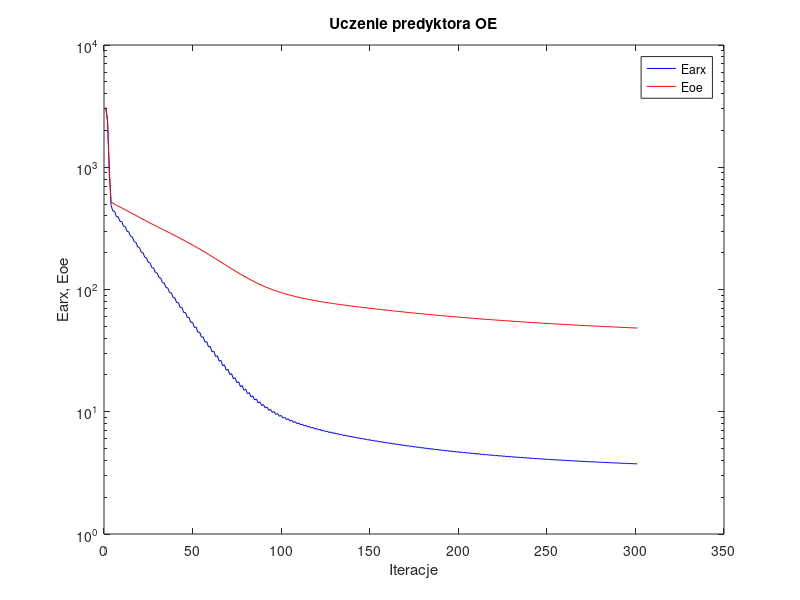
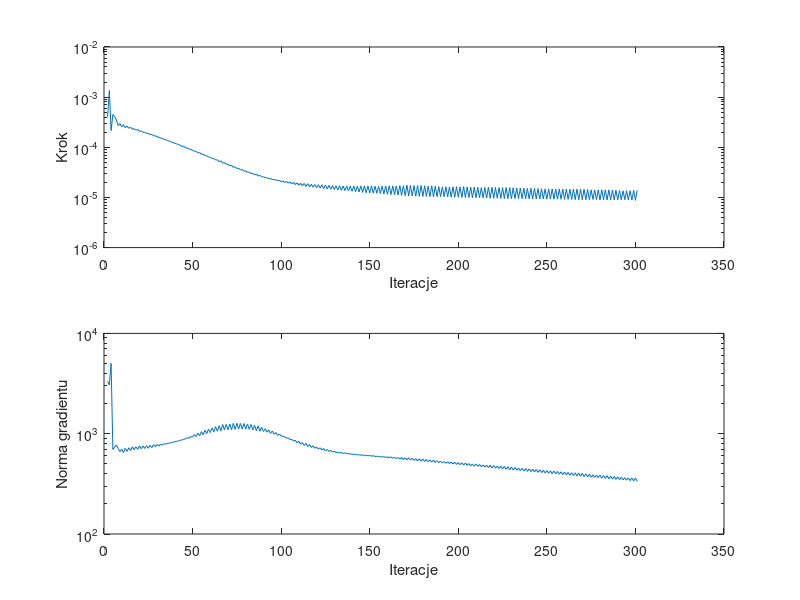

Reproduce these figures in MATLAB, in order.
%uczenie predyktora oe
clear all;
n=0; farx(n+1)=3.085956e+003; foe(n+1)=3.035883e+003; wspucz(n+1)=0.000000e+000; ng(n+1)=0.000000e+000;
n=1; farx(n+1)=2.439241e+003; foe(n+1)=2.330054e+003; krok(n+1)=4.005361e-004; ng(n+1)=3.322118e+003;
n=2; farx(n+1)=9.668287e+002; foe(n+1)=8.749979e+002; krok(n+1)=1.353531e-003; ng(n+1)=3.056415e+003;
n=3; farx(n+1)=4.869305e+002; foe(n+1)=5.200643e+002; krok(n+1)=2.162775e-004; ng(n+1)=5.021955e+003;
n=4; farx(n+1)=4.383629e+002; foe(n+1)=5.082523e+002; krok(n+1)=4.494757e-004; ng(n+1)=6.971283e+002;
n=5; farx(n+1)=4.372762e+002; foe(n+1)=4.979825e+002; krok(n+1)=4.090422e-004; ng(n+1)=7.335102e+002;
n=6; farx(n+1)=3.935284e+002; foe(n+1)=4.883276e+002; krok(n+1)=3.505202e-004; ng(n+1)=7.730399e+002;
n=7; farx(n+1)=3.946046e+002; foe(n+1)=4.803926e+002; krok(n+1)=2.714211e-004; ng(n+1)=7.118377e+002;
n=8; farx(n+1)=3.610987e+002; foe(n+1)=4.723862e+002; krok(n+1)=2.969451e-004; ng(n+1)=6.621151e+002;
n=9; farx(n+1)=3.594658e+002; foe(n+1)=4.646837e+002; krok(n+1)=2.560416e-004; ng(n+1)=7.017369e+002;
n=10; farx(n+1)=3.290857e+002; foe(n+1)=4.566761e+002; krok(n+1)=2.821941e-004; ng(n+1)=6.494859e+002;
n=11; farx(n+1)=3.269093e+002; foe(n+1)=4.489560e+002; krok(n+1)=2.478815e-004; ng(n+1)=7.154001e+002;
n=12; farx(n+1)=2.991540e+002; foe(n+1)=4.409973e+002; krok(n+1)=2.638590e-004; ng(n+1)=6.663769e+002;
n=13; farx(n+1)=2.966810e+002; foe(n+1)=4.333574e+002; krok(n+1)=2.396186e-004; ng(n+1)=7.235233e+002;
n=14; farx(n+1)=2.712376e+002; foe(n+1)=4.255393e+002; krok(n+1)=2.516773e-004; ng(n+1)=6.799754e+002;
n=15; farx(n+1)=2.689518e+002; foe(n+1)=4.180675e+002; krok(n+1)=2.288097e-004; ng(n+1)=7.395880e+002;
n=16; farx(n+1)=2.460346e+002; foe(n+1)=4.104768e+002; krok(n+1)=2.353374e-004; ng(n+1)=6.931048e+002;
n=17; farx(n+1)=2.437152e+002; foe(n+1)=4.032443e+002; krok(n+1)=2.197532e-004; ng(n+1)=7.404189e+002;
n=18; farx(n+1)=2.228160e+002; foe(n+1)=3.959388e+002; krok(n+1)=2.263251e-004; ng(n+1)=6.988880e+002;
n=19; farx(n+1)=2.209179e+002; foe(n+1)=3.889934e+002; krok(n+1)=2.084136e-004; ng(n+1)=7.559931e+002;
n=20; farx(n+1)=2.021664e+002; foe(n+1)=3.820079e+002; krok(n+1)=2.110020e-004; ng(n+1)=7.076178e+002;
n=21; farx(n+1)=2.003560e+002; foe(n+1)=3.753673e+002; krok(n+1)=2.002680e-004; ng(n+1)=7.542054e+002;
n=22; farx(n+1)=1.834070e+002; foe(n+1)=3.687097e+002; krok(n+1)=1.997041e-004; ng(n+1)=7.123087e+002;
n=23; farx(n+1)=1.818440e+002; foe(n+1)=3.623763e+002; krok(n+1)=1.900372e-004; ng(n+1)=7.596530e+002;
n=24; farx(n+1)=1.665323e+002; foe(n+1)=3.560373e+002; krok(n+1)=1.885993e-004; ng(n+1)=7.156614e+002;
n=25; farx(n+1)=1.651721e+002; foe(n+1)=3.499964e+002; krok(n+1)=1.803354e-004; ng(n+1)=7.633703e+002;
n=26; farx(n+1)=1.511808e+002; foe(n+1)=3.439553e+002; krok(n+1)=1.802468e-004; ng(n+1)=7.276590e+002;
n=27; farx(n+1)=1.501448e+002; foe(n+1)=3.381867e+002; krok(n+1)=1.681794e-004; ng(n+1)=7.769589e+002;
n=28; farx(n+1)=1.374609e+002; foe(n+1)=3.324143e+002; krok(n+1)=1.705607e-004; ng(n+1)=7.390950e+002;
n=29; farx(n+1)=1.365857e+002; foe(n+1)=3.268883e+002; krok(n+1)=1.599927e-004; ng(n+1)=7.816230e+002;
n=30; farx(n+1)=1.250752e+002; foe(n+1)=3.213554e+002; krok(n+1)=1.596151e-004; ng(n+1)=7.545119e+002;
n=31; farx(n+1)=1.243249e+002; foe(n+1)=3.160416e+002; krok(n+1)=1.524890e-004; ng(n+1)=7.856213e+002;
n=32; farx(n+1)=1.138184e+002; foe(n+1)=3.107172e+002; krok(n+1)=1.497176e-004; ng(n+1)=7.709696e+002;
n=33; farx(n+1)=1.132168e+002; foe(n+1)=3.055883e+002; krok(n+1)=1.440996e-004; ng(n+1)=7.940867e+002;
n=34; farx(n+1)=1.035949e+002; foe(n+1)=3.004437e+002; krok(n+1)=1.409239e-004; ng(n+1)=7.870167e+002;
n=35; farx(n+1)=1.031412e+002; foe(n+1)=2.954742e+002; krok(n+1)=1.358214e-004; ng(n+1)=8.051921e+002;
n=36; farx(n+1)=9.430620e+001; foe(n+1)=2.904837e+002; krok(n+1)=1.325538e-004; ng(n+1)=8.041864e+002;
n=37; farx(n+1)=9.398750e+001; foe(n+1)=2.856509e+002; krok(n+1)=1.275185e-004; ng(n+1)=8.181492e+002;
n=38; farx(n+1)=8.585860e+001; foe(n+1)=2.807925e+002; krok(n+1)=1.248978e-004; ng(n+1)=8.213703e+002;
n=39; farx(n+1)=8.566208e+001; foe(n+1)=2.760771e+002; krok(n+1)=1.192523e-004; ng(n+1)=8.329004e+002;
n=40; farx(n+1)=7.818341e+001; foe(n+1)=2.713323e+002; krok(n+1)=1.176687e-004; ng(n+1)=8.384099e+002;
n=41; farx(n+1)=7.809207e+001; foe(n+1)=2.667179e+002; krok(n+1)=1.123689e-004; ng(n+1)=8.476445e+002;
n=42; farx(n+1)=7.115904e+001; foe(n+1)=2.620729e+002; krok(n+1)=1.107642e-004; ng(n+1)=8.593441e+002;
n=43; farx(n+1)=7.118263e+001; foe(n+1)=2.575484e+002; krok(n+1)=1.032442e-004; ng(n+1)=8.688378e+002;
n=44; farx(n+1)=6.475336e+001; foe(n+1)=2.529880e+002; krok(n+1)=1.062537e-004; ng(n+1)=8.737324e+002;
n=45; farx(n+1)=6.490858e+001; foe(n+1)=2.485425e+002; krok(n+1)=9.675577e-005; ng(n+1)=8.927367e+002;
n=46; farx(n+1)=5.902739e+001; foe(n+1)=2.440664e+002; krok(n+1)=9.756692e-005; ng(n+1)=9.087487e+002;
n=47; farx(n+1)=5.918829e+001; foe(n+1)=2.396957e+002; krok(n+1)=9.186583e-005; ng(n+1)=9.026254e+002;
n=48; farx(n+1)=5.374855e+001; foe(n+1)=2.352970e+002; krok(n+1)=9.153980e-005; ng(n+1)=9.397210e+002;
n=49; farx(n+1)=5.398925e+001; foe(n+1)=2.309985e+002; krok(n+1)=8.669030e-005; ng(n+1)=9.255057e+002;
n=50; farx(n+1)=4.900841e+001; foe(n+1)=2.266765e+002; krok(n+1)=8.388029e-005; ng(n+1)=9.787183e+002;
n=51; farx(n+1)=4.924760e+001; foe(n+1)=2.224461e+002; krok(n+1)=8.238644e-005; ng(n+1)=9.369184e+002;
n=52; farx(n+1)=4.465989e+001; foe(n+1)=2.182021e+002; krok(n+1)=7.818173e-005; ng(n+1)=1.010506e+003;
n=53; farx(n+1)=4.493622e+001; foe(n+1)=2.140446e+002; krok(n+1)=7.765442e-005; ng(n+1)=9.552033e+002;
n=54; farx(n+1)=4.070374e+001; foe(n+1)=2.098821e+002; krok(n+1)=7.287990e-005; ng(n+1)=1.047566e+003;
n=55; farx(n+1)=4.101627e+001; foe(n+1)=2.058035e+002; krok(n+1)=7.286215e-005; ng(n+1)=9.776672e+002;
n=56; farx(n+1)=3.710563e+001; foe(n+1)=2.017296e+002; krok(n+1)=6.831655e-005; ng(n+1)=1.082709e+003;
n=57; farx(n+1)=3.745585e+001; foe(n+1)=1.977387e+002; krok(n+1)=6.785529e-005; ng(n+1)=1.002106e+003;
n=58; farx(n+1)=3.385504e+001; foe(n+1)=1.937622e+002; krok(n+1)=6.416688e-005; ng(n+1)=1.112747e+003;
n=59; farx(n+1)=3.423211e+001; foe(n+1)=1.898668e+002; krok(n+1)=6.350673e-005; ng(n+1)=1.025091e+003;
n=60; farx(n+1)=3.092562e+001; foe(n+1)=1.859969e+002; krok(n+1)=5.993527e-005; ng(n+1)=1.143825e+003;
n=61; farx(n+1)=3.131574e+001; foe(n+1)=1.822062e+002; krok(n+1)=5.966581e-005; ng(n+1)=1.044088e+003;
n=62; farx(n+1)=2.828611e+001; foe(n+1)=1.784534e+002; krok(n+1)=5.587912e-005; ng(n+1)=1.173552e+003;
n=63; farx(n+1)=2.868220e+001; foe(n+1)=1.747783e+002; krok(n+1)=5.618446e-005; ng(n+1)=1.059921e+003;
n=64; farx(n+1)=2.592949e+001; foe(n+1)=1.711538e+002; krok(n+1)=5.162212e-005; ng(n+1)=1.201677e+003;
n=65; farx(n+1)=2.631173e+001; foe(n+1)=1.676008e+002; krok(n+1)=5.378493e-005; ng(n+1)=1.066515e+003;
n=66; farx(n+1)=2.376534e+001; foe(n+1)=1.641128e+002; krok(n+1)=4.837788e-005; ng(n+1)=1.234309e+003;
n=67; farx(n+1)=2.416341e+001; foe(n+1)=1.607067e+002; krok(n+1)=4.916986e-005; ng(n+1)=1.086660e+003;
n=68; farx(n+1)=2.184760e+001; foe(n+1)=1.573727e+002; krok(n+1)=4.599898e-005; ng(n+1)=1.238557e+003;
n=69; farx(n+1)=2.224436e+001; foe(n+1)=1.541185e+002; krok(n+1)=4.593291e-005; ng(n+1)=1.096912e+003;
n=70; farx(n+1)=2.015435e+001; foe(n+1)=1.509445e+002; krok(n+1)=4.279756e-005; ng(n+1)=1.251153e+003;
n=71; farx(n+1)=2.053006e+001; foe(n+1)=1.478478e+002; krok(n+1)=4.381554e-005; ng(n+1)=1.096141e+003;
n=72; farx(n+1)=1.862733e+001; foe(n+1)=1.448396e+002; krok(n+1)=3.990378e-005; ng(n+1)=1.268605e+003;
n=73; farx(n+1)=1.899080e+001; foe(n+1)=1.419124e+002; krok(n+1)=4.095955e-005; ng(n+1)=1.105132e+003;
n=74; farx(n+1)=1.726904e+001; foe(n+1)=1.390779e+002; krok(n+1)=3.764398e-005; ng(n+1)=1.269781e+003;
n=75; farx(n+1)=1.761908e+001; foe(n+1)=1.363257e+002; krok(n+1)=3.840954e-005; ng(n+1)=1.111761e+003;
n=76; farx(n+1)=1.606422e+001; foe(n+1)=1.336674e+002; krok(n+1)=3.546497e-005; ng(n+1)=1.268479e+003;
n=77; farx(n+1)=1.639754e+001; foe(n+1)=1.310927e+002; krok(n+1)=3.609728e-005; ng(n+1)=1.113570e+003;
n=78; farx(n+1)=1.499659e+001; foe(n+1)=1.286114e+002; krok(n+1)=3.345851e-005; ng(n+1)=1.262387e+003;
n=79; farx(n+1)=1.531082e+001; foe(n+1)=1.262143e+002; krok(n+1)=3.395536e-005; ng(n+1)=1.111030e+003;
n=80; farx(n+1)=1.405308e+001; foe(n+1)=1.239085e+002; krok(n+1)=3.161037e-005; ng(n+1)=1.250400e+003;
n=81; farx(n+1)=1.434693e+001; foe(n+1)=1.216862e+002; krok(n+1)=3.214745e-005; ng(n+1)=1.103151e+003;
n=82; farx(n+1)=1.321994e+001; foe(n+1)=1.195516e+002; krok(n+1)=2.979489e-005; ng(n+1)=1.236848e+003;
n=83; farx(n+1)=1.349052e+001; foe(n+1)=1.174991e+002; krok(n+1)=3.048993e-005; ng(n+1)=1.089895e+003;
n=84; farx(n+1)=1.248656e+001; foe(n+1)=1.155302e+002; krok(n+1)=2.809248e-005; ng(n+1)=1.216583e+003;
n=85; farx(n+1)=1.273302e+001; foe(n+1)=1.136397e+002; krok(n+1)=2.930860e-005; ng(n+1)=1.070786e+003;
n=86; farx(n+1)=1.182993e+001; foe(n+1)=1.118279e+002; krok(n+1)=2.663711e-005; ng(n+1)=1.198847e+003;
n=87; farx(n+1)=1.205543e+001; foe(n+1)=1.100941e+002; krok(n+1)=2.746916e-005; ng(n+1)=1.058366e+003;
n=88; farx(n+1)=1.124159e+001; foe(n+1)=1.084335e+002; krok(n+1)=2.605170e-005; ng(n+1)=1.159859e+003;
n=89; farx(n+1)=1.145590e+001; foe(n+1)=1.068478e+002; krok(n+1)=2.555890e-005; ng(n+1)=1.053412e+003;
n=90; farx(n+1)=1.072965e+001; foe(n+1)=1.053269e+002; krok(n+1)=2.519594e-005; ng(n+1)=1.120194e+003;
n=91; farx(n+1)=1.092771e+001; foe(n+1)=1.038770e+002; krok(n+1)=2.450546e-005; ng(n+1)=1.033762e+003;
n=92; farx(n+1)=1.027917e+001; foe(n+1)=1.024862e+002; krok(n+1)=2.394830e-005; ng(n+1)=1.091564e+003;
n=93; farx(n+1)=1.045950e+001; foe(n+1)=1.011614e+002; krok(n+1)=2.382783e-005; ng(n+1)=1.007410e+003;
n=94; farx(n+1)=9.875895e+000; foe(n+1)=9.988991e+001; krok(n+1)=2.282707e-005; ng(n+1)=1.065505e+003;
n=95; farx(n+1)=1.004004e+001; foe(n+1)=9.868000e+001; krok(n+1)=2.285025e-005; ng(n+1)=9.852374e+002;
n=96; farx(n+1)=9.515198e+000; foe(n+1)=9.751803e+001; krok(n+1)=2.212034e-005; ng(n+1)=1.028156e+003;
n=97; farx(n+1)=9.665953e+000; foe(n+1)=9.641285e+001; krok(n+1)=2.190777e-005; ng(n+1)=9.640092e+002;
n=98; farx(n+1)=9.189428e+000; foe(n+1)=9.535040e+001; krok(n+1)=2.167257e-005; ng(n+1)=9.902084e+002;
n=99; farx(n+1)=9.329705e+000; foe(n+1)=9.433991e+001; krok(n+1)=2.067984e-005; ng(n+1)=9.488582e+002;
n=100; farx(n+1)=8.898663e+000; foe(n+1)=9.336658e+001; krok(n+1)=2.142725e-005; ng(n+1)=9.441817e+002;
n=101; farx(n+1)=9.029209e+000; foe(n+1)=9.244087e+001; krok(n+1)=1.977673e-005; ng(n+1)=9.300955e+002;
n=102; farx(n+1)=8.638808e+000; foe(n+1)=9.154780e+001; krok(n+1)=2.097007e-005; ng(n+1)=9.045791e+002;
n=103; farx(n+1)=8.760199e+000; foe(n+1)=9.069839e+001; krok(n+1)=1.924408e-005; ng(n+1)=9.066451e+002;
n=104; farx(n+1)=8.404752e+000; foe(n+1)=8.987840e+001; krok(n+1)=2.030432e-005; ng(n+1)=8.738283e+002;
n=105; farx(n+1)=8.516465e+000; foe(n+1)=8.909732e+001; krok(n+1)=1.871916e-005; ng(n+1)=8.815288e+002;
n=106; farx(n+1)=8.190590e+000; foe(n+1)=8.834205e+001; krok(n+1)=1.990494e-005; ng(n+1)=8.420371e+002;
n=107; farx(n+1)=8.294645e+000; foe(n+1)=8.762132e+001; krok(n+1)=1.806967e-005; ng(n+1)=8.610038e+002;
n=108; farx(n+1)=7.995453e+000; foe(n+1)=8.692317e+001; krok(n+1)=1.961815e-005; ng(n+1)=8.113417e+002;
n=109; farx(n+1)=8.092802e+000; foe(n+1)=8.625609e+001; krok(n+1)=1.755604e-005; ng(n+1)=8.400730e+002;
n=110; farx(n+1)=7.817931e+000; foe(n+1)=8.560904e+001; krok(n+1)=1.918810e-005; ng(n+1)=7.875483e+002;
n=111; farx(n+1)=7.907452e+000; foe(n+1)=8.499012e+001; krok(n+1)=1.709205e-005; ng(n+1)=8.158445e+002;
n=112; farx(n+1)=7.652313e+000; foe(n+1)=8.438772e+001; krok(n+1)=1.906112e-005; ng(n+1)=7.650164e+002;
n=113; farx(n+1)=7.737183e+000; foe(n+1)=8.381047e+001; krok(n+1)=1.659073e-005; ng(n+1)=7.987460e+002;
n=114; farx(n+1)=7.500256e+000; foe(n+1)=8.324805e+001; krok(n+1)=1.877682e-005; ng(n+1)=7.457150e+002;
n=115; farx(n+1)=7.580339e+000; foe(n+1)=8.270829e+001; krok(n+1)=1.630239e-005; ng(n+1)=7.784014e+002;
n=116; farx(n+1)=7.359764e+000; foe(n+1)=8.218204e+001; krok(n+1)=1.833197e-005; ng(n+1)=7.305095e+002;
n=117; farx(n+1)=7.434373e+000; foe(n+1)=8.167587e+001; krok(n+1)=1.602043e-005; ng(n+1)=7.563719e+002;
n=118; farx(n+1)=7.227584e+000; foe(n+1)=8.118097e+001; krok(n+1)=1.810944e-005; ng(n+1)=7.157973e+002;
n=119; farx(n+1)=7.298191e+000; foe(n+1)=8.070399e+001; krok(n+1)=1.568168e-005; ng(n+1)=7.388745e+002;
n=120; farx(n+1)=7.103168e+000; foe(n+1)=8.023679e+001; krok(n+1)=1.796068e-005; ng(n+1)=7.018042e+002;
n=121; farx(n+1)=7.170449e+000; foe(n+1)=7.978541e+001; krok(n+1)=1.530761e-005; ng(n+1)=7.245234e+002;
n=122; farx(n+1)=6.985952e+000; foe(n+1)=7.934252e+001; krok(n+1)=1.786413e-005; ng(n+1)=6.877536e+002;
n=123; farx(n+1)=7.050595e+000; foe(n+1)=7.891381e+001; krok(n+1)=1.502405e-005; ng(n+1)=7.113375e+002;
n=124; farx(n+1)=6.876038e+000; foe(n+1)=7.849312e+001; krok(n+1)=1.759837e-005; ng(n+1)=6.767160e+002;
n=125; farx(n+1)=6.937470e+000; foe(n+1)=7.808521e+001; krok(n+1)=1.481538e-005; ng(n+1)=6.958503e+002;
n=126; farx(n+1)=6.771806e+000; foe(n+1)=7.768414e+001; krok(n+1)=1.737277e-005; ng(n+1)=6.657732e+002;
n=127; farx(n+1)=6.830360e+000; foe(n+1)=7.729477e+001; krok(n+1)=1.461294e-005; ng(n+1)=6.815960e+002;
n=128; farx(n+1)=6.672551e+000; foe(n+1)=7.691119e+001; krok(n+1)=1.718695e-005; ng(n+1)=6.564804e+002;
n=129; farx(n+1)=6.728522e+000; foe(n+1)=7.653833e+001; krok(n+1)=1.438760e-005; ng(n+1)=6.689899e+002;
n=130; farx(n+1)=6.577523e+000; foe(n+1)=7.617017e+001; krok(n+1)=1.709205e-005; ng(n+1)=6.480164e+002;
n=131; farx(n+1)=6.631568e+000; foe(n+1)=7.581190e+001; krok(n+1)=1.416371e-005; ng(n+1)=6.591135e+002;
n=132; farx(n+1)=6.485902e+000; foe(n+1)=7.545779e+001; krok(n+1)=1.707914e-005; ng(n+1)=6.405412e+002;
n=133; farx(n+1)=6.538845e+000; foe(n+1)=7.511200e+001; krok(n+1)=1.387715e-005; ng(n+1)=6.532418e+002;
n=134; farx(n+1)=6.398986e+000; foe(n+1)=7.477050e+001; krok(n+1)=1.695813e-005; ng(n+1)=6.344459e+002;
n=135; farx(n+1)=6.450259e+000; foe(n+1)=7.443688e+001; krok(n+1)=1.372904e-005; ng(n+1)=6.438710e+002;
n=136; farx(n+1)=6.315185e+000; foe(n+1)=7.410722e+001; krok(n+1)=1.684728e-005; ng(n+1)=6.304751e+002;
n=137; farx(n+1)=6.364897e+000; foe(n+1)=7.378429e+001; krok(n+1)=1.346311e-005; ng(n+1)=6.367141e+002;
n=138; farx(n+1)=6.234631e+000; foe(n+1)=7.346443e+001; krok(n+1)=1.685899e-005; ng(n+1)=6.240758e+002;
n=139; farx(n+1)=6.283058e+000; foe(n+1)=7.315145e+001; krok(n+1)=1.328620e-005; ng(n+1)=6.292677e+002;
n=140; farx(n+1)=6.156593e+000; foe(n+1)=7.284124e+001; krok(n+1)=1.684728e-005; ng(n+1)=6.194148e+002;
n=141; farx(n+1)=6.204273e+000; foe(n+1)=7.253692e+001; krok(n+1)=1.308479e-005; ng(n+1)=6.252096e+002;
n=142; farx(n+1)=6.082361e+000; foe(n+1)=7.223571e+001; krok(n+1)=1.666649e-005; ng(n+1)=6.150959e+002;
n=143; farx(n+1)=6.128060e+000; foe(n+1)=7.194062e+001; krok(n+1)=1.290553e-005; ng(n+1)=6.167508e+002;
n=144; farx(n+1)=6.008725e+000; foe(n+1)=7.164655e+001; krok(n+1)=1.693219e-005; ng(n+1)=6.090571e+002;
n=145; farx(n+1)=6.054376e+000; foe(n+1)=7.135776e+001; krok(n+1)=1.259797e-005; ng(n+1)=6.169113e+002;
n=146; farx(n+1)=5.938182e+000; foe(n+1)=7.107076e+001; krok(n+1)=1.700240e-005; ng(n+1)=6.040884e+002;
n=147; farx(n+1)=5.983173e+000; foe(n+1)=7.078885e+001; krok(n+1)=1.240823e-005; ng(n+1)=6.133518e+002;
n=148; farx(n+1)=5.870040e+000; foe(n+1)=7.050881e+001; krok(n+1)=1.700240e-005; ng(n+1)=5.997938e+002;
n=149; farx(n+1)=5.914330e+000; foe(n+1)=7.023359e+001; krok(n+1)=1.225575e-005; ng(n+1)=6.091818e+002;
n=150; farx(n+1)=5.804185e+000; foe(n+1)=6.996028e+001; krok(n+1)=1.695813e-005; ng(n+1)=5.958142e+002;
n=151; farx(n+1)=5.847799e+000; foe(n+1)=6.969156e+001; krok(n+1)=1.214216e-005; ng(n+1)=6.044991e+002;
n=152; farx(n+1)=5.741118e+000; foe(n+1)=6.942494e+001; krok(n+1)=1.675917e-005; ng(n+1)=5.923555e+002;
n=153; farx(n+1)=5.783723e+000; foe(n+1)=6.916341e+001; krok(n+1)=1.214216e-005; ng(n+1)=5.966942e+002;
n=154; farx(n+1)=5.679828e+000; foe(n+1)=6.890383e+001; krok(n+1)=1.654943e-005; ng(n+1)=5.901588e+002;
n=155; farx(n+1)=5.721241e+000; foe(n+1)=6.864856e+001; krok(n+1)=1.197415e-005; ng(n+1)=5.909256e+002;
n=156; farx(n+1)=5.618916e+000; foe(n+1)=6.839348e+001; krok(n+1)=1.684728e-005; ng(n+1)=5.838866e+002;
n=157; farx(n+1)=5.660470e+000; foe(n+1)=6.814210e+001; krok(n+1)=1.171829e-005; ng(n+1)=5.919183e+002;
n=158; farx(n+1)=5.560371e+000; foe(n+1)=6.789177e+001; krok(n+1)=1.693774e-005; ng(n+1)=5.785605e+002;
n=159; farx(n+1)=5.601417e+000; foe(n+1)=6.764534e+001; krok(n+1)=1.155324e-005; ng(n+1)=5.889108e+002;
n=160; farx(n+1)=5.503118e+000; foe(n+1)=6.739962e+001; krok(n+1)=1.707914e-005; ng(n+1)=5.733945e+002;
n=161; farx(n+1)=5.544012e+000; foe(n+1)=6.715737e+001; krok(n+1)=1.138543e-005; ng(n+1)=5.875201e+002;
n=162; farx(n+1)=5.448332e+000; foe(n+1)=6.691644e+001; krok(n+1)=1.700060e-005; ng(n+1)=5.687640e+002;
n=163; farx(n+1)=5.488671e+000; foe(n+1)=6.667986e+001; krok(n+1)=1.138437e-005; ng(n+1)=5.814416e+002;
n=164; farx(n+1)=5.394860e+000; foe(n+1)=6.644512e+001; krok(n+1)=1.684728e-005; ng(n+1)=5.665144e+002;
n=165; farx(n+1)=5.434277e+000; foe(n+1)=6.621314e+001; krok(n+1)=1.115447e-005; ng(n+1)=5.780008e+002;
n=166; farx(n+1)=5.341879e+000; foe(n+1)=6.598046e+001; krok(n+1)=1.726474e-005; ng(n+1)=5.585166e+002;
n=167; farx(n+1)=5.381555e+000; foe(n+1)=6.575157e+001; krok(n+1)=1.100588e-005; ng(n+1)=5.782886e+002;
n=168; farx(n+1)=5.291145e+000; foe(n+1)=6.552382e+001; krok(n+1)=1.718695e-005; ng(n+1)=5.547224e+002;
n=169; farx(n+1)=5.330036e+000; foe(n+1)=6.529958e+001; krok(n+1)=1.085468e-005; ng(n+1)=5.740639e+002;
n=170; farx(n+1)=5.240548e+000; foe(n+1)=6.507462e+001; krok(n+1)=1.755604e-005; ng(n+1)=5.483669e+002;
n=171; farx(n+1)=5.279986e+000; foe(n+1)=6.485258e+001; krok(n+1)=1.071362e-005; ng(n+1)=5.758359e+002;
n=172; farx(n+1)=5.192771e+000; foe(n+1)=6.463283e+001; krok(n+1)=1.733471e-005; ng(n+1)=5.451206e+002;
n=173; farx(n+1)=5.231582e+000; foe(n+1)=6.441611e+001; krok(n+1)=1.071362e-005; ng(n+1)=5.693479e+002;
n=174; farx(n+1)=5.146065e+000; foe(n+1)=6.420157e+001; krok(n+1)=1.720017e-005; ng(n+1)=5.421268e+002;
n=175; farx(n+1)=5.184214e+000; foe(n+1)=6.398901e+001; krok(n+1)=1.057446e-005; ng(n+1)=5.655483e+002;
n=176; farx(n+1)=5.100300e+000; foe(n+1)=6.377706e+001; krok(n+1)=1.737277e-005; ng(n+1)=5.359689e+002;
n=177; farx(n+1)=5.138220e+000; foe(n+1)=6.356816e+001; krok(n+1)=1.048504e-005; ng(n+1)=5.628085e+002;
n=178; farx(n+1)=5.055830e+000; foe(n+1)=6.336029e+001; krok(n+1)=1.736589e-005; ng(n+1)=5.317803e+002;
n=179; farx(n+1)=5.093724e+000; foe(n+1)=6.315509e+001; krok(n+1)=1.046074e-005; ng(n+1)=5.597474e+002;
n=180; farx(n+1)=5.013250e+000; foe(n+1)=6.295263e+001; krok(n+1)=1.707914e-005; ng(n+1)=5.293932e+002;
n=181; farx(n+1)=5.050600e+000; foe(n+1)=6.275218e+001; krok(n+1)=1.046074e-005; ng(n+1)=5.536957e+002;
n=182; farx(n+1)=4.972070e+000; foe(n+1)=6.255433e+001; krok(n+1)=1.684728e-005; ng(n+1)=5.262407e+002;
n=183; farx(n+1)=5.008516e+000; foe(n+1)=6.235861e+001; krok(n+1)=1.039083e-005; ng(n+1)=5.473333e+002;
n=184; farx(n+1)=4.930925e+000; foe(n+1)=6.216343e+001; krok(n+1)=1.707914e-005; ng(n+1)=5.206782e+002;
n=185; farx(n+1)=4.967607e+000; foe(n+1)=6.197006e+001; krok(n+1)=1.029142e-005; ng(n+1)=5.472649e+002;
n=186; farx(n+1)=4.892359e+000; foe(n+1)=6.177905e+001; krok(n+1)=1.675917e-005; ng(n+1)=5.171647e+002;
n=187; farx(n+1)=4.928265e+000; foe(n+1)=6.159126e+001; krok(n+1)=1.038706e-005; ng(n+1)=5.381206e+002;
n=188; farx(n+1)=4.854644e+000; foe(n+1)=6.140538e+001; krok(n+1)=1.644725e-005; ng(n+1)=5.152407e+002;
n=189; farx(n+1)=4.890036e+000; foe(n+1)=6.122181e+001; krok(n+1)=1.038706e-005; ng(n+1)=5.323419e+002;
n=190; farx(n+1)=4.818064e+000; foe(n+1)=6.103987e+001; krok(n+1)=1.625849e-005; ng(n+1)=5.118918e+002;
n=191; farx(n+1)=4.852755e+000; foe(n+1)=6.086041e+001; krok(n+1)=1.033992e-005; ng(n+1)=5.265876e+002;
n=192; farx(n+1)=4.781792e+000; foe(n+1)=6.068133e+001; krok(n+1)=1.636503e-005; ng(n+1)=5.070736e+002;
n=193; farx(n+1)=4.816612e+000; foe(n+1)=6.050451e+001; krok(n+1)=1.029142e-005; ng(n+1)=5.250600e+002;
n=194; farx(n+1)=4.746865e+000; foe(n+1)=6.032957e+001; krok(n+1)=1.621284e-005; ng(n+1)=5.042716e+002;
n=195; farx(n+1)=4.781134e+000; foe(n+1)=6.015607e+001; krok(n+1)=1.018440e-005; ng(n+1)=5.213081e+002;
n=196; farx(n+1)=4.712524e+000; foe(n+1)=5.998322e+001; krok(n+1)=1.636503e-005; ng(n+1)=4.985728e+002;
n=197; farx(n+1)=4.746629e+000; foe(n+1)=5.981251e+001; krok(n+1)=1.010485e-005; ng(n+1)=5.189940e+002;
n=198; farx(n+1)=4.679221e+000; foe(n+1)=5.964270e+001; krok(n+1)=1.634484e-005; ng(n+1)=4.943628e+002;
n=199; farx(n+1)=4.713200e+000; foe(n+1)=5.947510e+001; krok(n+1)=1.009346e-005; ng(n+1)=5.155261e+002;
n=200; farx(n+1)=4.646829e+000; foe(n+1)=5.930924e+001; krok(n+1)=1.621284e-005; ng(n+1)=4.916016e+002;
n=201; farx(n+1)=4.680319e+000; foe(n+1)=5.914458e+001; krok(n+1)=9.975945e-006; ng(n+1)=5.123752e+002;
n=202; farx(n+1)=4.614926e+000; foe(n+1)=5.898048e+001; krok(n+1)=1.641052e-005; ng(n+1)=4.857889e+002;
n=203; farx(n+1)=4.648558e+000; foe(n+1)=5.881826e+001; krok(n+1)=9.952471e-006; ng(n+1)=5.106378e+002;
n=204; farx(n+1)=4.584686e+000; foe(n+1)=5.865825e+001; krok(n+1)=1.608814e-005; ng(n+1)=4.834345e+002;
n=205; farx(n+1)=4.617612e+000; foe(n+1)=5.850003e+001; krok(n+1)=9.955536e-006; ng(n+1)=5.038708e+002;
n=206; farx(n+1)=4.554946e+000; foe(n+1)=5.834286e+001; krok(n+1)=1.602043e-005; ng(n+1)=4.794361e+002;
n=207; farx(n+1)=4.587361e+000; foe(n+1)=5.818778e+001; krok(n+1)=9.888364e-006; ng(n+1)=4.996093e+002;
n=208; farx(n+1)=4.525643e+000; foe(n+1)=5.803278e+001; krok(n+1)=1.611741e-005; ng(n+1)=4.745384e+002;
n=209; farx(n+1)=4.558145e+000; foe(n+1)=5.788017e+001; krok(n+1)=9.884595e-006; ng(n+1)=4.972769e+002;
n=210; farx(n+1)=4.497491e+000; foe(n+1)=5.772909e+001; krok(n+1)=1.587668e-005; ng(n+1)=4.724073e+002;
n=211; farx(n+1)=4.529690e+000; foe(n+1)=5.757956e+001; krok(n+1)=9.884595e-006; ng(n+1)=4.928201e+002;
n=212; farx(n+1)=4.470316e+000; foe(n+1)=5.743166e+001; krok(n+1)=1.567018e-005; ng(n+1)=4.693406e+002;
n=213; farx(n+1)=4.501817e+000; foe(n+1)=5.728550e+001; krok(n+1)=9.841122e-006; ng(n+1)=4.871257e+002;
n=214; farx(n+1)=4.443129e+000; foe(n+1)=5.713955e+001; krok(n+1)=1.583652e-005; ng(n+1)=4.643893e+002;
n=215; farx(n+1)=4.474507e+000; foe(n+1)=5.699530e+001; krok(n+1)=9.716744e-006; ng(n+1)=4.862196e+002;
n=216; farx(n+1)=4.416542e+000; foe(n+1)=5.685117e+001; krok(n+1)=1.599777e-005; ng(n+1)=4.594005e+002;
n=217; farx(n+1)=4.447963e+000; foe(n+1)=5.670888e+001; krok(n+1)=9.657459e-006; ng(n+1)=4.849479e+002;
n=218; farx(n+1)=4.391014e+000; foe(n+1)=5.656763e+001; krok(n+1)=1.588017e-005; ng(n+1)=4.560803e+002;
n=219; farx(n+1)=4.422132e+000; foe(n+1)=5.642813e+001; krok(n+1)=9.645404e-006; ng(n+1)=4.807939e+002;
n=220; farx(n+1)=4.366147e+000; foe(n+1)=5.628967e+001; krok(n+1)=1.577348e-005; ng(n+1)=4.527622e+002;
n=221; farx(n+1)=4.396976e+000; foe(n+1)=5.615285e+001; krok(n+1)=9.628751e-006; ng(n+1)=4.768510e+002;
n=222; farx(n+1)=4.341758e+000; foe(n+1)=5.601706e+001; krok(n+1)=1.572983e-005; ng(n+1)=4.493948e+002;
n=223; farx(n+1)=4.372377e+000; foe(n+1)=5.588249e+001; krok(n+1)=9.572367e-006; ng(n+1)=4.741960e+002;
n=224; farx(n+1)=4.317975e+000; foe(n+1)=5.574896e+001; krok(n+1)=1.572983e-005; ng(n+1)=4.454852e+002;
n=225; farx(n+1)=4.348360e+000; foe(n+1)=5.561667e+001; krok(n+1)=9.520265e-006; ng(n+1)=4.713401e+002;
n=226; farx(n+1)=4.294760e+000; foe(n+1)=5.548536e+001; krok(n+1)=1.572983e-005; ng(n+1)=4.415963e+002;
n=227; farx(n+1)=4.324919e+000; foe(n+1)=5.535530e+001; krok(n+1)=9.471564e-006; ng(n+1)=4.684796e+002;
n=228; farx(n+1)=4.272081e+000; foe(n+1)=5.522620e+001; krok(n+1)=1.572983e-005; ng(n+1)=4.377964e+002;
n=229; farx(n+1)=4.302070e+000; foe(n+1)=5.509829e+001; krok(n+1)=9.433029e-006; ng(n+1)=4.657613e+002;
n=230; farx(n+1)=4.250158e+000; foe(n+1)=5.497157e+001; krok(n+1)=1.563162e-005; ng(n+1)=4.343463e+002;
n=231; farx(n+1)=4.279859e+000; foe(n+1)=5.484620e+001; krok(n+1)=9.433029e-006; ng(n+1)=4.615718e+002;
n=232; farx(n+1)=4.229126e+000; foe(n+1)=5.472203e+001; krok(n+1)=1.539716e-005; ng(n+1)=4.313023e+002;
n=233; farx(n+1)=4.258317e+000; foe(n+1)=5.459974e+001; krok(n+1)=9.479621e-006; ng(n+1)=4.551824e+002;
n=234; farx(n+1)=4.208244e+000; foe(n+1)=5.447816e+001; krok(n+1)=1.530281e-005; ng(n+1)=4.285021e+002;
n=235; farx(n+1)=4.237212e+000; foe(n+1)=5.435793e+001; krok(n+1)=9.434846e-006; ng(n+1)=4.523567e+002;
n=236; farx(n+1)=4.187822e+000; foe(n+1)=5.423837e+001; krok(n+1)=1.530281e-005; ng(n+1)=4.248254e+002;
n=237; farx(n+1)=4.216634e+000; foe(n+1)=5.412010e+001; krok(n+1)=9.399927e-006; ng(n+1)=4.497385e+002;
n=238; farx(n+1)=4.168095e+000; foe(n+1)=5.400271e+001; krok(n+1)=1.519948e-005; ng(n+1)=4.215164e+002;
n=239; farx(n+1)=4.196577e+000; foe(n+1)=5.388678e+001; krok(n+1)=9.392863e-006; ng(n+1)=4.455714e+002;
n=240; farx(n+1)=4.148676e+000; foe(n+1)=5.377152e+001; krok(n+1)=1.516275e-005; ng(n+1)=4.183255e+002;
n=241; farx(n+1)=4.176990e+000; foe(n+1)=5.365749e+001; krok(n+1)=9.359580e-006; ng(n+1)=4.428979e+002;
n=242; farx(n+1)=4.129747e+000; foe(n+1)=5.354429e+001; krok(n+1)=1.511881e-005; ng(n+1)=4.152405e+002;
n=243; farx(n+1)=4.157825e+000; foe(n+1)=5.343219e+001; krok(n+1)=9.318742e-006; ng(n+1)=4.399980e+002;
n=244; farx(n+1)=4.111356e+000; foe(n+1)=5.332082e+001; krok(n+1)=1.507081e-005; ng(n+1)=4.118604e+002;
n=245; farx(n+1)=4.139210e+000; foe(n+1)=5.321082e+001; krok(n+1)=9.322149e-006; ng(n+1)=4.363104e+002;
n=246; farx(n+1)=4.093549e+000; foe(n+1)=5.310167e+001; krok(n+1)=1.490654e-005; ng(n+1)=4.092601e+002;
n=247; farx(n+1)=4.121082e+000; foe(n+1)=5.299393e+001; krok(n+1)=9.340678e-006; ng(n+1)=4.317812e+002;
n=248; farx(n+1)=4.075982e+000; foe(n+1)=5.288693e+001; krok(n+1)=1.482924e-005; ng(n+1)=4.066507e+002;
n=249; farx(n+1)=4.103300e+000; foe(n+1)=5.278096e+001; krok(n+1)=9.299765e-006; ng(n+1)=4.290762e+002;
n=250; farx(n+1)=4.058789e+000; foe(n+1)=5.267568e+001; krok(n+1)=1.482924e-005; ng(n+1)=4.033645e+002;
n=251; farx(n+1)=4.085931e+000; foe(n+1)=5.257141e+001; krok(n+1)=9.263865e-006; ng(n+1)=4.265264e+002;
n=252; farx(n+1)=4.042074e+000; foe(n+1)=5.246791e+001; krok(n+1)=1.477879e-005; ng(n+1)=4.002760e+002;
n=253; farx(n+1)=4.068974e+000; foe(n+1)=5.236549e+001; krok(n+1)=9.244198e-006; ng(n+1)=4.232769e+002;
n=254; farx(n+1)=4.025786e+000; foe(n+1)=5.226376e+001; krok(n+1)=1.470858e-005; ng(n+1)=3.972790e+002;
n=255; farx(n+1)=4.052437e+000; foe(n+1)=5.216321e+001; krok(n+1)=9.237209e-006; ng(n+1)=4.197658e+002;
n=256; farx(n+1)=4.009800e+000; foe(n+1)=5.206331e+001; krok(n+1)=1.465430e-005; ng(n+1)=3.944772e+002;
n=257; farx(n+1)=4.036248e+000; foe(n+1)=5.196443e+001; krok(n+1)=9.207477e-006; ng(n+1)=4.169903e+002;
n=258; farx(n+1)=3.994083e+000; foe(n+1)=5.186619e+001; krok(n+1)=1.466008e-005; ng(n+1)=3.914475e+002;
n=259; farx(n+1)=4.020376e+000; foe(n+1)=5.176878e+001; krok(n+1)=9.155646e-006; ng(n+1)=4.149624e+002;
n=260; farx(n+1)=3.978894e+000; foe(n+1)=5.167205e+001; krok(n+1)=1.461294e-005; ng(n+1)=3.882148e+002;
n=261; farx(n+1)=4.004938e+000; foe(n+1)=5.157645e+001; krok(n+1)=9.158722e-006; ng(n+1)=4.113145e+002;
n=262; farx(n+1)=3.963934e+000; foe(n+1)=5.148150e+001; krok(n+1)=1.455793e-005; ng(n+1)=3.856000e+002;
n=263; farx(n+1)=3.989775e+000; foe(n+1)=5.138742e+001; krok(n+1)=9.117057e-006; ng(n+1)=4.088313e+002;
n=264; farx(n+1)=3.949175e+000; foe(n+1)=5.129392e+001; krok(n+1)=1.460917e-005; ng(n+1)=3.824216e+002;
n=265; farx(n+1)=3.974884e+000; foe(n+1)=5.120111e+001; krok(n+1)=9.049168e-006; ng(n+1)=4.073068e+002;
n=266; farx(n+1)=3.934766e+000; foe(n+1)=5.110892e+001; krok(n+1)=1.466008e-005; ng(n+1)=3.790372e+002;
n=267; farx(n+1)=3.960296e+000; foe(n+1)=5.101749e+001; krok(n+1)=8.995004e-006; ng(n+1)=4.052531e+002;
n=268; farx(n+1)=3.920759e+000; foe(n+1)=5.092661e+001; krok(n+1)=1.465800e-005; ng(n+1)=3.757506e+002;
n=269; farx(n+1)=3.946099e+000; foe(n+1)=5.083674e+001; krok(n+1)=8.985823e-006; ng(n+1)=4.022592e+002;
n=270; farx(n+1)=3.907186e+000; foe(n+1)=5.074750e+001; krok(n+1)=1.453926e-005; ng(n+1)=3.731442e+002;
n=271; farx(n+1)=3.932269e+000; foe(n+1)=5.065937e+001; krok(n+1)=9.003600e-006; ng(n+1)=3.983573e+002;
n=272; farx(n+1)=3.893971e+000; foe(n+1)=5.057183e+001; krok(n+1)=1.438760e-005; ng(n+1)=3.707820e+002;
n=273; farx(n+1)=3.918793e+000; foe(n+1)=5.048543e+001; krok(n+1)=9.031324e-006; ng(n+1)=3.942789e+002;
n=274; farx(n+1)=3.881237e+000; foe(n+1)=5.039961e+001; krok(n+1)=1.416371e-005; ng(n+1)=3.685610e+002;
n=275; farx(n+1)=3.905741e+000; foe(n+1)=5.031516e+001; krok(n+1)=9.109987e-006; ng(n+1)=3.889575e+002;
n=276; farx(n+1)=3.868461e+000; foe(n+1)=5.023123e+001; krok(n+1)=1.404611e-005; ng(n+1)=3.669290e+002;
n=277; farx(n+1)=3.892816e+000; foe(n+1)=5.014799e+001; krok(n+1)=9.062615e-006; ng(n+1)=3.870481e+002;
n=278; farx(n+1)=3.855759e+000; foe(n+1)=5.006531e+001; krok(n+1)=1.414532e-005; ng(n+1)=3.639285e+002;
n=279; farx(n+1)=3.879991e+000; foe(n+1)=4.998296e+001; krok(n+1)=8.943311e-006; ng(n+1)=3.866472e+002;
n=280; farx(n+1)=3.843701e+000; foe(n+1)=4.990105e+001; krok(n+1)=1.416371e-005; ng(n+1)=3.599454e+002;
n=281; farx(n+1)=3.867692e+000; foe(n+1)=4.982037e+001; krok(n+1)=8.995004e-006; ng(n+1)=3.823414e+002;
n=282; farx(n+1)=3.831490e+000; foe(n+1)=4.974018e+001; krok(n+1)=1.414532e-005; ng(n+1)=3.581548e+002;
n=283; farx(n+1)=3.855396e+000; foe(n+1)=4.966032e+001; krok(n+1)=8.883311e-006; ng(n+1)=3.820862e+002;
n=284; farx(n+1)=3.819873e+000; foe(n+1)=4.958095e+001; krok(n+1)=1.416371e-005; ng(n+1)=3.544290e+002;
n=285; farx(n+1)=3.843599e+000; foe(n+1)=4.950262e+001; krok(n+1)=8.932063e-006; ng(n+1)=3.782462e+002;
n=286; farx(n+1)=3.808522e+000; foe(n+1)=4.942497e+001; krok(n+1)=1.396978e-005; ng(n+1)=3.527861e+002;
n=287; farx(n+1)=3.831974e+000; foe(n+1)=4.934808e+001; krok(n+1)=8.935769e-006; ng(n+1)=3.746919e+002;
n=288; farx(n+1)=3.797363e+000; foe(n+1)=4.927168e+001; krok(n+1)=1.390431e-005; ng(n+1)=3.502287e+002;
n=289; farx(n+1)=3.820612e+000; foe(n+1)=4.919610e+001; krok(n+1)=8.935769e-006; ng(n+1)=3.716750e+002;
n=290; farx(n+1)=3.786652e+000; foe(n+1)=4.912101e+001; krok(n+1)=1.373458e-005; ng(n+1)=3.478294e+002;
n=291; farx(n+1)=3.809628e+000; foe(n+1)=4.904703e+001; krok(n+1)=9.014671e-006; ng(n+1)=3.669582e+002;
n=292; farx(n+1)=3.775984e+000; foe(n+1)=4.897353e+001; krok(n+1)=1.357662e-005; ng(n+1)=3.463378e+002;
n=293; farx(n+1)=3.798775e+000; foe(n+1)=4.890075e+001; krok(n+1)=9.006227e-006; ng(n+1)=3.642930e+002;
n=294; farx(n+1)=3.765426e+000; foe(n+1)=4.882844e+001; krok(n+1)=1.356957e-005; ng(n+1)=3.438924e+002;
n=295; farx(n+1)=3.788037e+000; foe(n+1)=4.875665e+001; krok(n+1)=8.943311e-006; ng(n+1)=3.626924e+002;
n=296; farx(n+1)=3.754973e+000; foe(n+1)=4.868522e+001; krok(n+1)=1.367365e-005; ng(n+1)=3.407324e+002;
n=297; farx(n+1)=3.777482e+000; foe(n+1)=4.861430e+001; krok(n+1)=8.869972e-006; ng(n+1)=3.618154e+002;
n=298; farx(n+1)=3.744530e+000; foe(n+1)=4.854376e+001; krok(n+1)=1.384553e-005; ng(n+1)=3.376621e+002;
n=299; farx(n+1)=3.767020e+000; foe(n+1)=4.847340e+001; krok(n+1)=8.746968e-006; ng(n+1)=3.625190e+002;
n=300; farx(n+1)=3.734483e+000; foe(n+1)=4.840353e+001; krok(n+1)=1.395478e-005; ng(n+1)=3.341402e+002;

figure; semilogy(farx,'b'); hold on; semilogy(foe,'r'); xlabel('Iteracje'); ylabel('Earx, Eoe'); legend('Earx','Eoe'); title('Uczenie predyktora OE');
figure; subplot(2,1,1); semilogy(krok); xlabel('Iteracje'); ylabel('Krok');
subplot(2,1,2); semilogy(ng); xlabel('Iteracje'); ylabel('Norma gradientu');
Earx=farx(n+1)
Eoe=foe(n+1)
